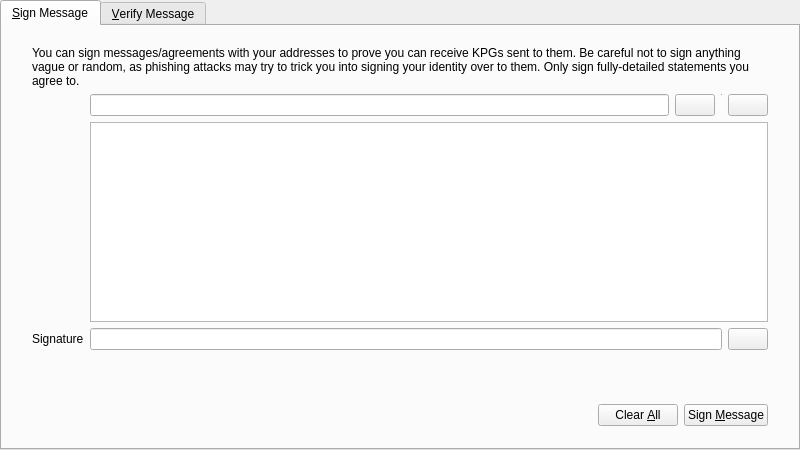
<?xml version="1.0" encoding="UTF-8"?>
<ui version="4.0">
 <class>SignVerifyMessageDialog</class>
 <widget class="QDialog" name="SignVerifyMessageDialog">
  <property name="geometry">
   <rect>
    <x>0</x>
    <y>0</y>
    <width>800</width>
    <height>450</height>
   </rect>
  </property>
  <property name="windowTitle">
   <string>Signatures - Sign / Verify a Message</string>
  </property>
  <property name="modal">
   <bool>true</bool>
  </property>
  <layout class="QVBoxLayout" name="verticalLayout">
   <property name="leftMargin">
    <number>0</number>
   </property>
   <property name="topMargin">
    <number>0</number>
   </property>
   <property name="rightMargin">
    <number>0</number>
   </property>
   <property name="bottomMargin">
    <number>0</number>
   </property>
   <item>
    <widget class="QTabWidget" name="tabWidget">
     <property name="currentIndex">
      <number>0</number>
     </property>
     <widget class="QWidget" name="tabSignMessage">
      <attribute name="title">
       <string>&amp;Sign Message</string>
      </attribute>
      <layout class="QVBoxLayout" name="verticalLayout_SM">
       <property name="leftMargin">
        <number>0</number>
       </property>
       <property name="topMargin">
        <number>0</number>
       </property>
       <property name="rightMargin">
        <number>0</number>
       </property>
       <property name="bottomMargin">
        <number>0</number>
       </property>
       <item>
        <layout class="QVBoxLayout" name="verticalLayout_3">
         <property name="leftMargin">
          <number>30</number>
         </property>
         <property name="topMargin">
          <number>20</number>
         </property>
         <property name="rightMargin">
          <number>30</number>
         </property>
         <property name="bottomMargin">
          <number>20</number>
         </property>
         <item>
          <layout class="QGridLayout" name="gridLayout">
           <item row="1" column="1">
            <layout class="QHBoxLayout" name="horizontalLayout_1_SM">
             <property name="spacing">
              <number>6</number>
             </property>
             <item>
              <widget class="QValidatedLineEdit" name="addressIn_SM">
               <property name="toolTip">
                <string>The KPG address to sign the message with</string>
               </property>
              </widget>
             </item>
             <item>
              <widget class="QtumPushButton" name="addressBookButton_SM">
               <property name="toolTip">
                <string>Choose previously used address</string>
               </property>
               <property name="text">
                <string/>
               </property>
               <property name="icon">
                <iconset resource="../bitcoin.qrc">
                 <normaloff>:/icons/address-book</normaloff>:/icons/address-book</iconset>
               </property>
               <property name="shortcut">
                <string>Alt+A</string>
               </property>
               <property name="autoDefault">
                <bool>false</bool>
               </property>
              </widget>
             </item>
             <item>
              <widget class="Line" name="vLine">
               <property name="maximumSize">
                <size>
                 <width>1</width>
                 <height>22</height>
                </size>
               </property>
               <property name="orientation">
                <enum>Qt::Vertical</enum>
               </property>
              </widget>
             </item>
             <item>
              <widget class="QtumPushButton" name="pasteButton_SM">
               <property name="toolTip">
                <string>Paste address from clipboard</string>
               </property>
               <property name="text">
                <string/>
               </property>
               <property name="icon">
                <iconset resource="../bitcoin.qrc">
                 <normaloff>:/icons/editpaste</normaloff>:/icons/editpaste</iconset>
               </property>
               <property name="shortcut">
                <string>Alt+P</string>
               </property>
               <property name="autoDefault">
                <bool>false</bool>
               </property>
              </widget>
             </item>
            </layout>
           </item>
           <item row="2" column="1">
            <widget class="QPlainTextEdit" name="messageIn_SM">
             <property name="toolTip">
              <string>Enter the message you want to sign here</string>
             </property>
            </widget>
           </item>
           <item row="3" column="1">
            <layout class="QHBoxLayout" name="horizontalLayout_2_SM">
             <property name="spacing">
              <number>6</number>
             </property>
             <item>
              <widget class="QLineEdit" name="signatureOut_SM">
               <property name="font">
                <font>
                 <italic>true</italic>
                </font>
               </property>
               <property name="readOnly">
                <bool>true</bool>
               </property>
              </widget>
             </item>
             <item>
              <widget class="QtumPushButton" name="copySignatureButton_SM">
               <property name="toolTip">
                <string>Copy the current signature to the system clipboard</string>
               </property>
               <property name="text">
                <string/>
               </property>
               <property name="icon">
                <iconset resource="../bitcoin.qrc">
                 <normaloff>:/icons/editcopy</normaloff>:/icons/editcopy</iconset>
               </property>
               <property name="autoDefault">
                <bool>false</bool>
               </property>
              </widget>
             </item>
            </layout>
           </item>
           <item row="3" column="0">
            <widget class="QLabel" name="signatureLabel_SM">
             <property name="text">
              <string>Signature</string>
             </property>
             <property name="textFormat">
              <enum>Qt::PlainText</enum>
             </property>
            </widget>
           </item>
           <item row="0" column="0" colspan="2">
            <widget class="QLabel" name="infoLabel_SM">
             <property name="text">
              <string>You can sign messages/agreements with your addresses to prove you can receive KPGs sent to them. Be careful not to sign anything vague or random, as phishing attacks may try to trick you into signing your identity over to them. Only sign fully-detailed statements you agree to.</string>
             </property>
             <property name="textFormat">
              <enum>Qt::PlainText</enum>
             </property>
             <property name="wordWrap">
              <bool>true</bool>
             </property>
            </widget>
           </item>
          </layout>
         </item>
        </layout>
       </item>
       <item>
        <widget class="QWidget" name="buttonsContainerWhite" native="true">
         <layout class="QHBoxLayout" name="horizontalLayout">
          <property name="leftMargin">
           <number>30</number>
          </property>
          <property name="topMargin">
           <number>15</number>
          </property>
          <property name="rightMargin">
           <number>30</number>
          </property>
          <item>
           <spacer name="horizontalSpacer_1_SM">
            <property name="orientation">
             <enum>Qt::Horizontal</enum>
            </property>
            <property name="sizeHint" stdset="0">
             <size>
              <width>40</width>
              <height>48</height>
             </size>
            </property>
           </spacer>
          </item>
          <item>
           <widget class="QLabel" name="statusLabel_SM">
            <property name="font">
             <font>
              <weight>75</weight>
              <bold>true</bold>
             </font>
            </property>
            <property name="text">
             <string/>
            </property>
            <property name="wordWrap">
             <bool>true</bool>
            </property>
           </widget>
          </item>
          <item>
           <spacer name="horizontalSpacer_2_SM">
            <property name="orientation">
             <enum>Qt::Horizontal</enum>
            </property>
            <property name="sizeHint" stdset="0">
             <size>
              <width>40</width>
              <height>48</height>
             </size>
            </property>
           </spacer>
          </item>
          <item>
           <widget class="QtumPushButton" name="clearButton_SM">
            <property name="toolTip">
             <string>Reset all sign message fields</string>
            </property>
            <property name="text">
             <string>Clear &amp;All</string>
            </property>
            <property name="icon">
             <iconset resource="../bitcoin.qrc">
              <normaloff>:/icons/remove</normaloff>:/icons/remove</iconset>
            </property>
            <property name="autoDefault">
             <bool>false</bool>
            </property>
           </widget>
          </item>
          <item>
           <widget class="QtumPushButton" name="signMessageButton_SM">
            <property name="toolTip">
             <string>Sign the message to prove you own this KPG address</string>
            </property>
            <property name="text">
             <string>Sign &amp;Message</string>
            </property>
            <property name="icon">
             <iconset resource="../bitcoin.qrc">
              <normaloff>:/icons/edit</normaloff>:/icons/edit</iconset>
            </property>
            <property name="autoDefault">
             <bool>false</bool>
            </property>
           </widget>
          </item>
         </layout>
        </widget>
       </item>
      </layout>
     </widget>
     <widget class="QWidget" name="tabVerifyMessage">
      <attribute name="title">
       <string>&amp;Verify Message</string>
      </attribute>
      <layout class="QVBoxLayout" name="verticalLayout_VM">
       <property name="leftMargin">
        <number>0</number>
       </property>
       <property name="topMargin">
        <number>0</number>
       </property>
       <property name="rightMargin">
        <number>0</number>
       </property>
       <property name="bottomMargin">
        <number>0</number>
       </property>
       <item>
        <layout class="QVBoxLayout" name="verticalLayout_2">
         <property name="leftMargin">
          <number>30</number>
         </property>
         <property name="topMargin">
          <number>20</number>
         </property>
         <property name="rightMargin">
          <number>30</number>
         </property>
         <property name="bottomMargin">
          <number>20</number>
         </property>
         <item>
          <widget class="QLabel" name="infoLabel_VM">
           <property name="text">
            <string>Enter the receiver's address, message (ensure you copy line breaks, spaces, tabs, etc. exactly) and signature below to verify the message. Be careful not to read more into the signature than what is in the signed message itself, to avoid being tricked by a man-in-the-middle attack. Note that this only proves the signing party receives with the address, it cannot prove sendership of any transaction!</string>
           </property>
           <property name="textFormat">
            <enum>Qt::PlainText</enum>
           </property>
           <property name="alignment">
            <set>Qt::AlignLeading|Qt::AlignLeft|Qt::AlignTop</set>
           </property>
           <property name="wordWrap">
            <bool>true</bool>
           </property>
          </widget>
         </item>
         <item>
          <layout class="QHBoxLayout" name="horizontalLayout_1_VM">
           <property name="spacing">
            <number>6</number>
           </property>
           <item>
            <widget class="QValidatedLineEdit" name="addressIn_VM">
             <property name="toolTip">
              <string>The KPG address the message was signed with</string>
             </property>
            </widget>
           </item>
           <item>
            <widget class="QtumPushButton" name="addressBookButton_VM">
             <property name="toolTip">
              <string>Choose previously used address</string>
             </property>
             <property name="text">
              <string/>
             </property>
             <property name="icon">
              <iconset resource="../bitcoin.qrc">
               <normaloff>:/icons/address-book</normaloff>:/icons/address-book</iconset>
             </property>
             <property name="shortcut">
              <string>Alt+A</string>
             </property>
             <property name="autoDefault">
              <bool>false</bool>
             </property>
            </widget>
           </item>
          </layout>
         </item>
         <item>
          <widget class="QPlainTextEdit" name="messageIn_VM"/>
         </item>
         <item>
          <widget class="QValidatedLineEdit" name="signatureIn_VM"/>
         </item>
        </layout>
       </item>
       <item>
        <widget class="QWidget" name="buttonsContainerWhite_" native="true">
         <layout class="QHBoxLayout" name="horizontalLayout_2">
          <property name="leftMargin">
           <number>30</number>
          </property>
          <property name="topMargin">
           <number>15</number>
          </property>
          <property name="rightMargin">
           <number>30</number>
          </property>
          <item>
           <spacer name="horizontalSpacer_1_VM">
            <property name="orientation">
             <enum>Qt::Horizontal</enum>
            </property>
            <property name="sizeHint" stdset="0">
             <size>
              <width>40</width>
              <height>48</height>
             </size>
            </property>
           </spacer>
          </item>
          <item>
           <widget class="QLabel" name="statusLabel_VM">
            <property name="font">
             <font>
              <weight>75</weight>
              <bold>true</bold>
             </font>
            </property>
            <property name="text">
             <string/>
            </property>
            <property name="wordWrap">
             <bool>true</bool>
            </property>
           </widget>
          </item>
          <item>
           <spacer name="horizontalSpacer_2_VM">
            <property name="orientation">
             <enum>Qt::Horizontal</enum>
            </property>
            <property name="sizeHint" stdset="0">
             <size>
              <width>40</width>
              <height>48</height>
             </size>
            </property>
           </spacer>
          </item>
          <item>
           <widget class="QtumPushButton" name="clearButton_VM">
            <property name="toolTip">
             <string>Reset all verify message fields</string>
            </property>
            <property name="text">
             <string>Clear &amp;All</string>
            </property>
            <property name="icon">
             <iconset resource="../bitcoin.qrc">
              <normaloff>:/icons/remove</normaloff>:/icons/remove</iconset>
            </property>
            <property name="autoDefault">
             <bool>false</bool>
            </property>
           </widget>
          </item>
          <item>
           <widget class="QtumPushButton" name="verifyMessageButton_VM">
            <property name="toolTip">
             <string>Verify the message to ensure it was signed with the specified KPG address</string>
            </property>
            <property name="text">
             <string>Verify &amp;Message</string>
            </property>
            <property name="icon">
             <iconset resource="../bitcoin.qrc">
              <normaloff>:/icons/transaction_0</normaloff>:/icons/transaction_0</iconset>
            </property>
            <property name="autoDefault">
             <bool>false</bool>
            </property>
           </widget>
          </item>
         </layout>
        </widget>
       </item>
      </layout>
     </widget>
    </widget>
   </item>
  </layout>
 </widget>
 <customwidgets>
  <customwidget>
   <class>QValidatedLineEdit</class>
   <extends>QLineEdit</extends>
   <header>qt/qvalidatedlineedit.h</header>
  </customwidget>
  <customwidget>
   <class>QtumPushButton</class>
   <extends>QPushButton</extends>
   <header>qt/qtumpushbutton.h</header>
  </customwidget>
 </customwidgets>
 <resources>
  <include location="../bitcoin.qrc"/>
 </resources>
 <connections/>
</ui>
